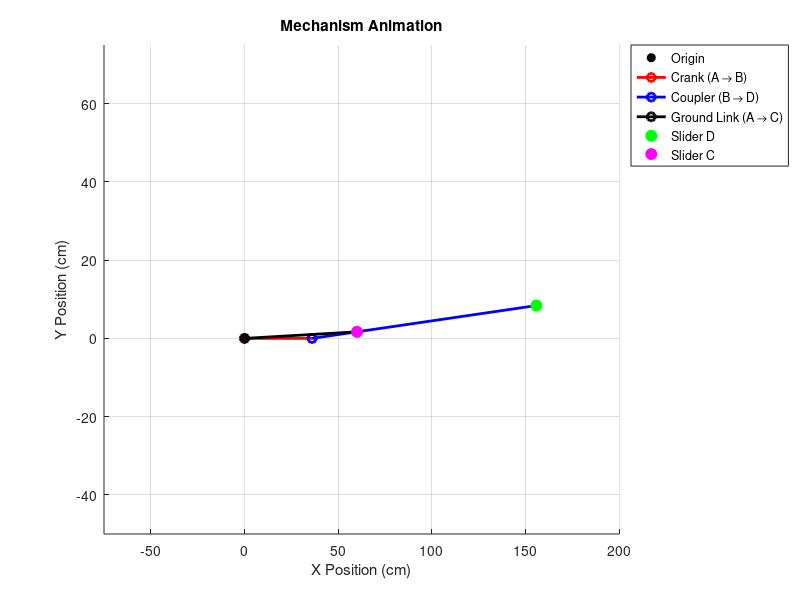

Here is the MATLAB script that generated this plot:
%% Animate the motion of the mechanism 
clear; close all; clc;

% Define link lengths (units: cm)
r2 = 36; 
r3 = 120; 
r6 = 60; 
r8 = 8.4; 

% Define input angles (two full rotations)
inp_theta2 = 0:1:720; 

% Setup figure
figure(1);
hold on;
grid on;
axis([-75 200 -50 75]);
title('Mechanism Animation');
xlabel('X Position (cm)');
ylabel('Y Position (cm)');

% Plot fixed pivot A
plot(0, 0, 'ko', 'MarkerFaceColor', 'k', 'DisplayName', 'Origin');

% Initialize sliders and links to animate
link_AB = plot(nan, nan, 'ro-', 'LineWidth', 2, 'DisplayName', 'Crank (A → B)');
link_BD = plot(nan, nan, 'bo-', 'LineWidth', 2, 'DisplayName', 'Coupler (B → D)');
link_AC = plot(nan, nan, 'ko-', 'LineWidth', 2, 'DisplayName', 'Ground Link (A → C)');
slider_D = plot(nan, nan, 'go', 'MarkerFaceColor', 'g', 'MarkerSize', 8, 'DisplayName', 'Slider D');
slider_C = plot(nan, nan, 'mo', 'MarkerFaceColor', 'm', 'MarkerSize', 8, 'DisplayName', 'Slider C');

legend('Location', 'northeastoutside');

% allow time for MATLAB to render
pause(0.5);

for i = 1:length(inp_theta2)

    % Define function for angles
    theta_2 = inp_theta2(i); 
    theta_3 = asind((r2 * sind(theta_2) - r8) / r3) + 180;
    theta_5 = theta_3;
    theta_6 = 180 - asind((r2 * sind(theta_2 + theta_5) / r6)) - theta_5;

    % Define point B as the crank
    Bx = r2 * cosd(theta_2);
    By = r2 * sind(theta_2);

    % Define hand derived functions for lengths
    r7 = (r2 * cosd(theta_2)) - (r3 * cosd(theta_3)); 
    r5 = ((-r2 * sind(theta_2 + theta_6)) / sind(theta_5 + theta_6));
    
    % Slider D as a function using lengths
    Dx = r7;
    Dy = r8;
    
    % Slider C using derived kinematic equations
    Cx = r6 * cosd(theta_6);
    Cy = r6 * sind(theta_6);

    % Update plots using new calculated values
    set(link_AB, 'XData', [0, Bx], 'YData', [0, By]);
    set(link_BD, 'XData', [Bx, Dx], 'YData', [By, Dy]);
    set(link_AC, 'XData', [0, Cx], 'YData', [0, Cy]);
    set(slider_D, 'XData', Dx, 'YData', Dy);
    set(slider_C, 'XData', Cx, 'YData', Cy);

    pause(0.01); % Control animation speed
end
